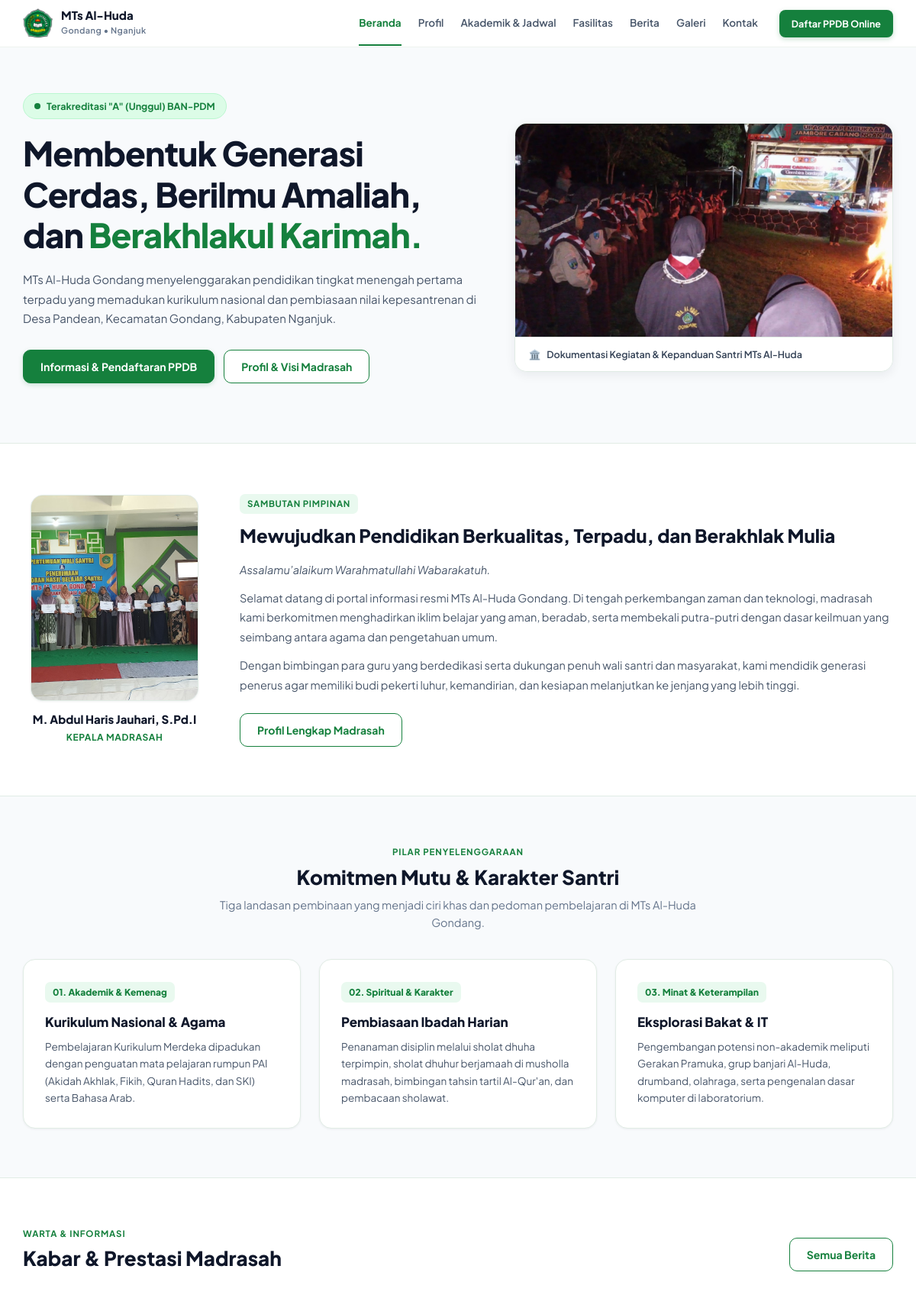
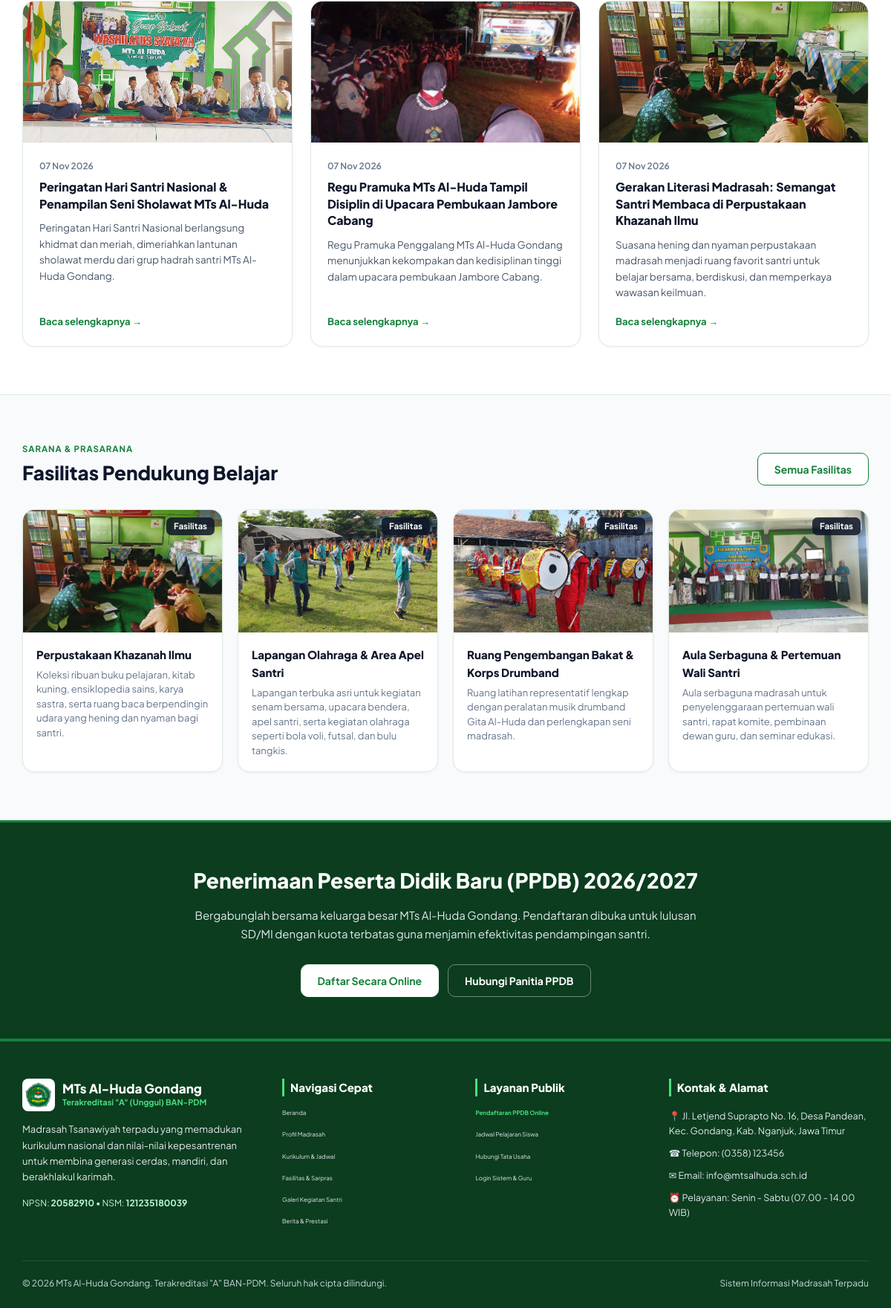
The page / on the database its author committed (2 pictures, top to bottom).
### tables this page shows
CREATE TABLE `berita` (
  `id` bigint unsigned NOT NULL AUTO_INCREMENT,
  `public_id` char(36) DEFAULT NULL,
  `title` varchar(200) NOT NULL,
  `judul` varchar(200) NOT NULL,
  `slug` varchar(220) NOT NULL,
  `excerpt` varchar(300) DEFAULT NULL,
  `content` mediumtext NOT NULL,
  `isi` mediumtext DEFAULT NULL,
  `image_path` varchar(255) DEFAULT NULL,
  `cover_path` varchar(255) DEFAULT NULL,
  `gambar` varchar(255) DEFAULT NULL,
  `category` varchar(50) NOT NULL DEFAULT 'Kegiatan',
  `kategori` varchar(50) NOT NULL DEFAULT 'Kegiatan',
  `tags` varchar(255) DEFAULT NULL,
  `status` enum('draft','published','archived') NOT NULL DEFAULT 'published',
  `is_featured` tinyint(1) NOT NULL DEFAULT '0',
  `published_at` datetime DEFAULT CURRENT_TIMESTAMP,
  `views_count` int unsigned NOT NULL DEFAULT '0',
  `author_id` bigint unsigned DEFAULT NULL,
  `created_at` datetime NOT NULL DEFAULT CURRENT_TIMESTAMP,
  `updated_at` datetime NOT NULL DEFAULT CURRENT_TIMESTAMP ON UPDATE CURRENT_TIMESTAMP,
  `deleted_at` datetime DEFAULT NULL,
  PRIMARY KEY (`id`),
  UNIQUE KEY `uq_berita_slug` (`slug`),
  KEY `idx_berita_status_date` (`status`,`published_at`),
  CONSTRAINT `fk_berita_author` FOREIGN KEY (`author_id`) REFERENCES `pengguna` (`id`) ON DELETE SET NULL ON UPDATE CASCADE
);

CREATE TABLE `fasilitas` (
  `id` bigint unsigned NOT NULL AUTO_INCREMENT,
  `name` varchar(120) NOT NULL,
  `nama_fasilitas` varchar(120) NOT NULL,
  `slug` varchar(140) NOT NULL,
  `category` varchar(60) NOT NULL DEFAULT 'Sarana Pembelajaran',
  `description` text DEFAULT NULL,
  `deskripsi` text DEFAULT NULL,
  `image_path` varchar(255) DEFAULT NULL,
  `gambar` varchar(255) DEFAULT NULL,
  `condition` enum('sangat_baik','baik','rusak_ringan','rusak_berat') NOT NULL DEFAULT 'baik',
  `kondisi` enum('sangat_baik','baik','rusak_ringan','rusak_berat') NOT NULL DEFAULT 'baik',
  `quantity` smallint unsigned NOT NULL DEFAULT '1',
  `jumlah` smallint unsigned NOT NULL DEFAULT '1',
  `sort_order` int NOT NULL DEFAULT '0',
  `is_active` tinyint(1) NOT NULL DEFAULT '1',
  `created_at` datetime NOT NULL DEFAULT CURRENT_TIMESTAMP,
  `updated_at` datetime NOT NULL DEFAULT CURRENT_TIMESTAMP ON UPDATE CURRENT_TIMESTAMP,
  `deleted_at` datetime DEFAULT NULL,
  PRIMARY KEY (`id`),
  UNIQUE KEY `uq_fasilitas_slug` (`slug`)
);

### app/Views/home/index.php (the view, shortened to what the rows shown need)
<?php
require_once __DIR__ . '/../layouts/header.php';
$latestPosts = $data['latest_posts'] ?? [];
$facilities = $data['facilities'] ?? [];
?>
<main>
    <section class="hero-v2">
        <div class="container hero-v2-grid">
            <div class="hero-v2-copy">
                <h1 class="hero-v2-title">
                    Membentuk Generasi Cerdas, Berilmu Amaliah, dan <span>Berakhlakul Karimah.</span>
                </h1>
            </div>
        </div>
    </section>
    <section class="speech-section">
        <div class="container speech-grid">
            <div class="speech-content">
                <h2 class="speech-title">
                    Mewujudkan Pendidikan Berkualitas, Terpadu, dan Berakhlak Mulia
                </h2>
            </div>
        </div>
    </section>
    <section class="pillars-section">
        <div class="container">
            <div class="section-head centered">
                <h2 class="section-title">Komitmen Mutu &amp; Karakter Santri</h2>
            </div>
        </div>
    </section>
    <section style="padding: 64px 0; background: #FFFFFF; border-bottom: 1px solid var(--border);">
        <div class="container">
            <div style="display: flex; justify-content: space-between; align-items: flex-end; margin-bottom: 32px; flex-wrap: wrap; gap: 14px;">
                <div>
                    <h2 class="section-title" style="margin: 0;">Kabar &amp; Prestasi Madrasah</h2>
                </div>
            </div>
            <div class="news-v2-grid">
                <?php if (empty($latestPosts)): ?>
                    <p style="color: #64748B; grid-column: 1 / -1; padding: 24px; background: #F8FAFC; border-radius: 12px; text-align: center;">
                        Belum ada warta berita yang diterbitkan saat ini.
                    </p>
                <?php else: ?>
                    <?php foreach ($latestPosts as $bp): ?>
                        <article class="news-v2-card">
                            <div class="news-v2-thumb">
                                <?php if (!empty($bp['cover_path'])): ?>
                                    <img src="<?= base_url($bp['cover_path']) ?>"
                                         alt="<?= htmlspecialchars($bp['title']) ?>"
                                         width="360"
                                         height="190"
                                         loading="lazy">
                                <?php else: ?>
                                    <div class="news-v2-thumb-fallback">
                                        MTs Al-Huda Gondang
                                    </div>
                                <?php endif; ?>
                            </div>
                            <div class="news-v2-body">
                                <div class="news-v2-date">
                                    <?= !empty($bp['published_at']) ? date('d M Y', strtotime($bp['published_at'])) : date('d M Y') ?>
                                </div>
                                <h3 class="news-v2-title">
                                    <a href="<?= url('berita/' . $bp['slug']) ?>">
                                        <?= htmlspecialchars($bp['title']) ?>
                                    </a>
                                </h3>
                                <p class="news-v2-excerpt">
                                    <?= htmlspecialchars($bp['excerpt'] ?? mb_substr(strip_tags($bp['content']), 0, 110) . '...') ?>
                                </p>
                                <a href="<?= url('berita/' . $bp['slug']) ?>" class="news-v2-cta">
                                    Baca selengkapnya &rarr;
                                </a>
                            </div>
                        </article>
                    <?php endforeach; ?>
                <?php endif; ?>
            </div>
        </div>
    </section>
    <section style="padding: 64px 0; background: #F8FAFC; border-bottom: 1px solid var(--border);">
        <div class="container">
            <div style="display: flex; justify-content: space-between; align-items: flex-end; margin-bottom: 32px; flex-wrap: wrap; gap: 14px;">
                <div>
                    <h2 class="section-title" style="margin: 0;">Fasilitas Pendukung Belajar</h2>
                </div>
            </div>
            <div class="fac-v2-grid">
                <?php if (empty($facilities)): ?>
                    <p style="color: #64748B; grid-column: 1 / -1; padding: 24px; background: #FFFFFF; border-radius: 12px; text-align: center;">
                        Informasi fasilitas sedang diperbarui.
                    </p>
                <?php else: ?>
                    <?php foreach ($facilities as $fac): ?>
                        <div class="fac-v2-card">
                            <div class="fac-v2-thumb">
                                <?php if (!empty($fac['image_path'])): ?>
                                    <img src="<?= base_url($fac['image_path']) ?>"
                                         alt="<?= htmlspecialchars($fac['name']) ?>"
                                         width="280"
                                         height="165"
                                         loading="lazy">
                                <?php else: ?>
                                    <div class="news-v2-thumb-fallback">
                                        Sarana Madrasah
                                    </div>
                                <?php endif; ?>
                                <span class="fac-v2-tag">
                                    <?= htmlspecialchars($fac['icon'] ?? 'Fasilitas') ?>
                                </span>
                            </div>
                            <div class="fac-v2-body">
                                <h3 class="fac-v2-name">
                                    <?= htmlspecialchars($fac['name']) ?>
                                </h3>
                                <p class="fac-v2-desc">
                                    <?= htmlspecialchars($fac['description'] ?? 'Sarana penunjang kegiatan santri.') ?>
                                </p>
                            </div>
                        </div>
                    <?php endforeach; ?>
                <?php endif; ?>
            </div>
        </div>
    </section>
    <section class="cta-official">
        <div class="container cta-official-inner">
            <h2 class="cta-official-h2">
                Penerimaan Peserta Didik Baru (PPDB) 2026/2027
            </h2>
        </div>
    </section>
</main>
<?php require_once __DIR__ . '/../layouts/footer.php'; ?>

### rows shown on the page
berita: cover_path (picture), published_at "07 Nov 2026", title "Peringatan Hari Santri Nasional & Penampilan Seni Sholawat MTs Al-Huda", excerpt "Peringatan Hari Santri Nasional berlangsung khidmat dan meriah, dimeriahkan lantunan sholawat merdu dari grup hadrah santri MTs Al-Huda Gondang."
berita: cover_path (picture), published_at "07 Nov 2026", title "Regu Pramuka MTs Al-Huda Tampil Disiplin di Upacara Pembukaan Jambore Cabang", excerpt "Regu Pramuka Penggalang MTs Al-Huda Gondang menunjukkan kekompakan dan kedisiplinan tinggi dalam upacara pembukaan Jambore Cabang."
berita: cover_path (picture), published_at "07 Nov 2026", title "Gerakan Literasi Madrasah: Semangat Santri Membaca di Perpustakaan Khazanah Ilmu", excerpt "Suasana hening dan nyaman perpustakaan madrasah menjadi ruang favorit santri untuk belajar bersama, berdiskusi, dan memperkaya wawasan keilmuan."
fasilitas: image_path (picture), icon "Fasilitas", name "Perpustakaan Khazanah Ilmu", description "Koleksi ribuan buku pelajaran, kitab kuning, ensiklopedia sains, karya sastra, serta ruang baca berpendingin udara yang hening dan nyaman bagi santri."
fasilitas: image_path (picture), icon "Fasilitas", name "Lapangan Olahraga & Area Apel Santri", description "Lapangan terbuka asri untuk kegiatan senam bersama, upacara bendera, apel santri, serta kegiatan olahraga seperti bola voli, futsal, dan bulu tangkis."
fasilitas: image_path (picture), icon "Fasilitas", name "Ruang Pengembangan Bakat & Korps Drumband", description "Ruang latihan representatif lengkap dengan peralatan musik drumband Gita Al-Huda dan perlengkapan seni madrasah."
fasilitas: image_path (picture), icon "Fasilitas", name "Aula Serbaguna & Pertemuan Wali Santri", description "Aula serbaguna madrasah untuk penyelenggaraan pertemuan wali santri, rapat komite, pembinaan dewan guru, dan seminar edukasi."

### other values the page prints
$label "Beranda"
$label "Profil"
$label "Akademik & Jadwal"
$label "Fasilitas"
$label "Berita"
$label "Galeri"
$label "Kontak"
